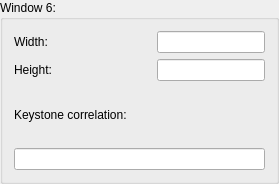
              <widget class="QGroupBox" name="groupBox_6">
               <property name="sizePolicy">
                <sizepolicy hsizetype="MinimumExpanding" vsizetype="MinimumExpanding">
                 <horstretch>0</horstretch>
                 <verstretch>0</verstretch>
                </sizepolicy>
               </property>
               <property name="minimumSize">
                <size>
                 <width>279</width>
                 <height>184</height>
                </size>
               </property>
               <property name="title">
                <string>Window 6:</string>
               </property>
               <layout class="QHBoxLayout" name="horizontalLayout_31">
                <item>
                 <layout class="QVBoxLayout" name="verticalLayout_8">
                  <property name="sizeConstraint">
                   <enum>QLayout::SetMinAndMaxSize</enum>
                  </property>
                  <item>
                   <layout class="QHBoxLayout" name="horizontalLayout_14">
                    <item>
                     <widget class="QLabel" name="label_20">
                      <property name="text">
                       <string>Width:  </string>
                      </property>
                      <property name="buddy">
                       <cstring>width1</cstring>
                      </property>
                     </widget>
                    </item>
                    <item>
                     <spacer name="horizontalSpacer_14">
                      <property name="orientation">
                       <enum>Qt::Horizontal</enum>
                      </property>
                      <property name="sizeHint" stdset="0">
                       <size>
                        <width>18</width>
                        <height>20</height>
                       </size>
                      </property>
                     </spacer>
                    </item>
                    <item>
                     <widget class="QLineEdit" name="width6"/>
                    </item>
                   </layout>
                  </item>
                  <item>
                   <layout class="QHBoxLayout" name="horizontalLayout_15">
                    <item>
                     <widget class="QLabel" name="label_21">
                      <property name="text">
                       <string>Height:</string>
                      </property>
                      <property name="buddy">
                       <cstring>height1</cstring>
                      </property>
                     </widget>
                    </item>
                    <item>
                     <spacer name="horizontalSpacer_15">
                      <property name="orientation">
                       <enum>Qt::Horizontal</enum>
                      </property>
                      <property name="sizeHint" stdset="0">
                       <size>
                        <width>18</width>
                        <height>20</height>
                       </size>
                      </property>
                     </spacer>
                    </item>
                    <item>
                     <widget class="QLineEdit" name="height6">
                      <property name="text">
                       <string/>
                      </property>
                     </widget>
                    </item>
                   </layout>
                  </item>
                  <item>
                   <widget class="QLabel" name="label_22">
                    <property name="text">
                     <string>Keystone correlation:</string>
                    </property>
                    <property name="buddy">
                     <cstring>keystone1</cstring>
                    </property>
                   </widget>
                  </item>
                  <item>
                   <widget class="QLineEdit" name="keystone6"/>
                  </item>
                 </layout>
                </item>
               </layout>
              </widget>
